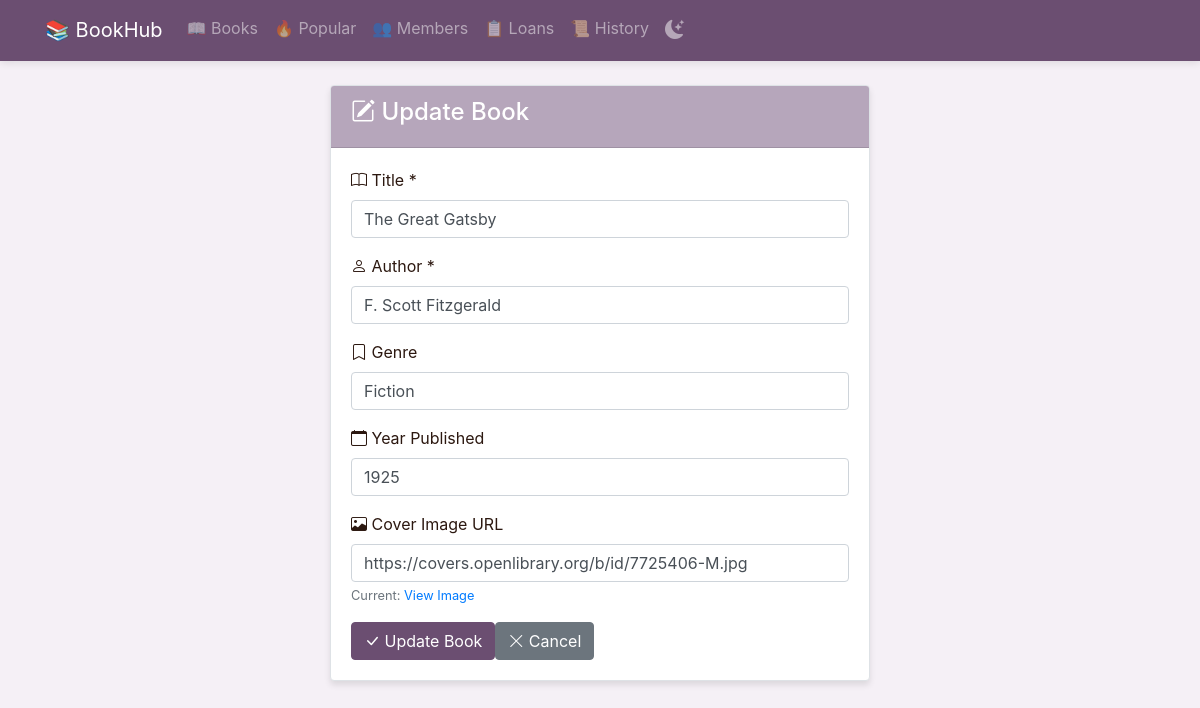
The page /books/update/2 on the database as committed earlier.
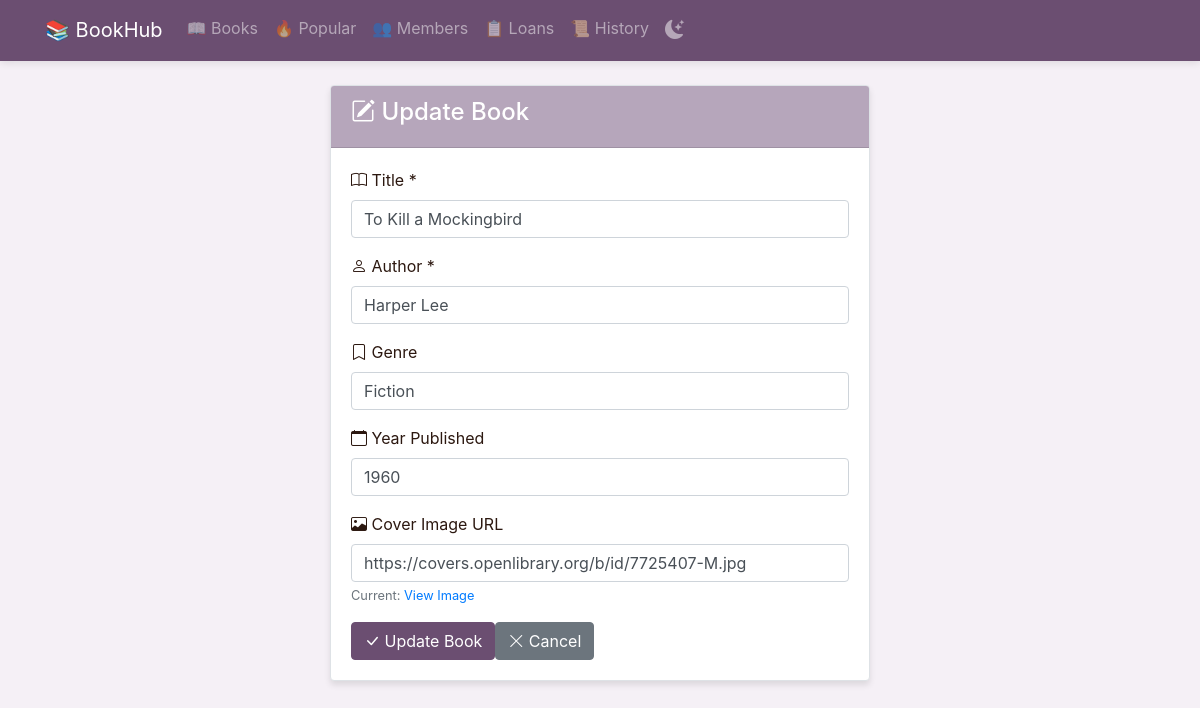
The same page on the database as committed later.
### app.py (models this page shows)
class Book(db.Model):
    id = db.Column(db.Integer, primary_key=True)
    title = db.Column(db.String(100), nullable=False)
    author = db.Column(db.String(100), nullable=False)
    genre = db.Column(db.String(50))
    year_published = db.Column(db.Integer)
    average_rating = db.Column(db.Float, default=0.0)
    cover_image = db.Column(db.String(500))  # New field for book cover URL
    reviews = db.relationship('Review', backref='book', lazy=True)

### app.py (the view, shortened to what this page needs)
@app.route('/books/update/<int:id>', methods=['GET', 'POST'])
def update_book(id):
    book = Book.query.get_or_404(id)
    return render_template('update_book.html', book=book)

### templates/update_book.html
{% extends "base.html" %}
{% block content %}
<div class="row justify-content-center">
    <div class="col-md-6">
        <div class="card">
            <div class="card-header">
                <h4><i class="bi bi-pencil-square"></i> Update Book</h4>
            </div>
            <div class="card-body">
                <form method="post">
                    <div class="mb-3">
                        <label for="title" class="form-label"><i class="bi bi-book"></i> Title *</label>
                        <input type="text" class="form-control" name="title" id="title" value="{{ book.title }}" required>
                    </div>
                    <div class="mb-3">
                        <label for="author" class="form-label"><i class="bi bi-person"></i> Author *</label>
                        <input type="text" class="form-control" name="author" id="author" value="{{ book.author }}" required>
                    </div>
                    <div class="mb-3">
                        <label for="genre" class="form-label"><i class="bi bi-bookmark"></i> Genre</label>
                        <input type="text" class="form-control" name="genre" id="genre" value="{{ book.genre }}">
                    </div>
                    <div class="mb-3">
                        <label for="year_published" class="form-label"><i class="bi bi-calendar"></i> Year Published</label>
                        <input type="number" class="form-control" name="year_published" id="year_published" value="{{ book.year_published }}" min="1000" max="2100">
                    </div>
                    <div class="mb-3">
                        <label for="cover_image" class="form-label"><i class="bi bi-image"></i> Cover Image URL</label>
                        <input type="url" class="form-control" name="cover_image" id="cover_image" value="{{ book.cover_image or '' }}">
                        {% if book.cover_image %}
                        <small class="text-muted">Current: <a href="{{ book.cover_image }}" target="_blank">View Image</a></small>
                        {% endif %}
                    </div>
                    <div class="d-flex gap-2">
                        <button type="submit" class="btn btn-primary"><i class="bi bi-check-lg"></i> Update Book</button>
                        <a href="/books" class="btn btn-secondary"><i class="bi bi-x-lg"></i> Cancel</a>
                    </div>
                </form>
            </div>
        </div>
    </div>
</div>
{% endblock %}

Rows that differ between the two databases and show on the page:
changed Book "Fiction": title "The Great Gatsby" → "To Kill a Mockingbird"; author "F. Scott Fitzgerald" → "Harper Lee"; year_published "1925" → "1960"; cover_image "https://covers.openlibrary.org/b/id/7725406-M.jpg" → "https://covers.openlibrary.org/b/id/7725407-M.jpg"
